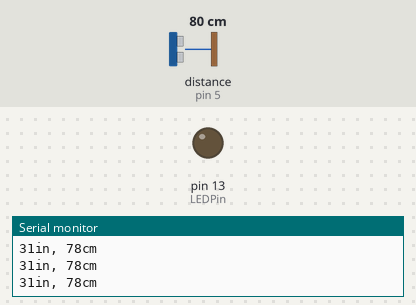
The sketch below on a simulated Arduino Uno, built with avr-gcc and run on an emulated ATmega328P. On the bench: output pins drawn as LEDs (lit = HIGH), the last lines printed to the serial monitor. Inputs (shaded band) come from the test bench; at power-on: distance to the obstacle (sensor on pin 5) 80 cm. The echo pulse lasts 58.3 µs per cm; pins used as bus, display or sensor lines are not drawn.

Above: at 1.3 s.
1.4 s: distance to the obstacle (sensor on pin 5) set to 9 cm
3.2 s: distance to the obstacle (sensor on pin 5) set to 6 cm
At 4.5 s:
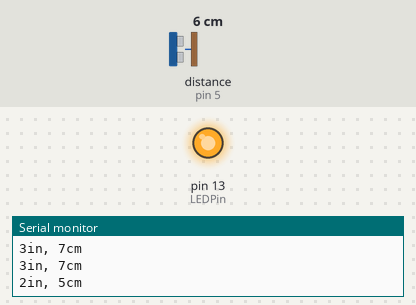
Timing chart, 0 to 6.2 s (numbered marks = the images above; inputs shaded):
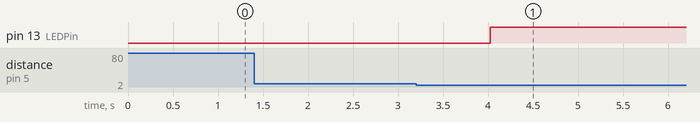

Measured:
- the behaviour switches between 8 and 7 cm on distance to the obstacle (sensor on pin 5) (found by bisection; images 0 and 1)
- after the input at 3.2 s, pin 13 (LEDPin): LOW → HIGH after 0.82 s

The sketch:

distance_sensor_circuit_ino1.ino
```cpp
// C++ code
 int signalPin= 5;
 int triggerPin= 6;
 int LEDPin= 13;
long signal, inches, centimeters;

void setup() {
Serial.begin(9600);
}
void loop() {
pinMode (signalPin, INPUT);
pinMode (triggerPin, OUTPUT);
pinMode (LEDPin, OUTPUT);


digitalWrite(triggerPin, LOW);
delayMicroseconds(2);
digitalWrite(triggerPin, HIGH);
delayMicroseconds(10);
digitalWrite(triggerPin, LOW);

signal= pulseIn(signalPin, HIGH);

  inches= signal/148;
centimeters= inches * 2.54;

Serial.print(inches);
Serial.print("in, ");
Serial.print(centimeters);
Serial.print("cm");
Serial.println();
  delay(500);

if (inches < 3){
digitalWrite(LEDPin, HIGH);
delay(10000);
}

}
```
